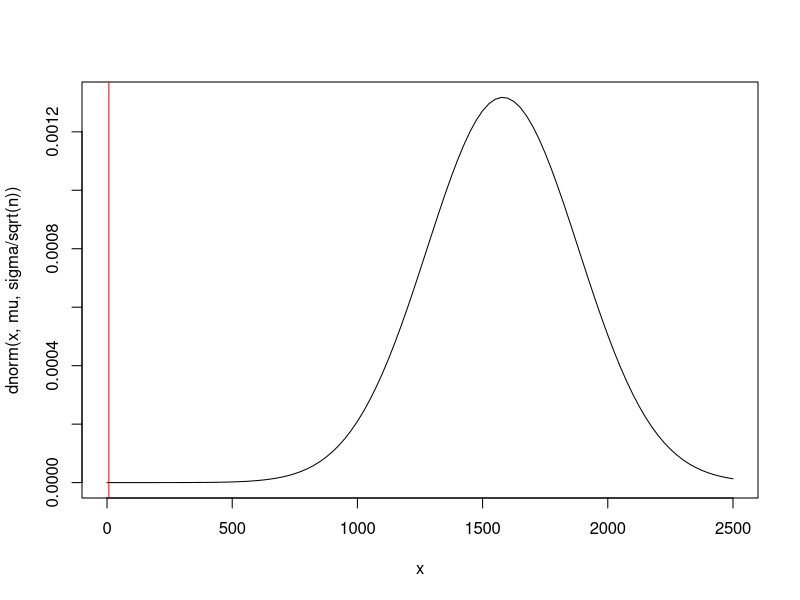
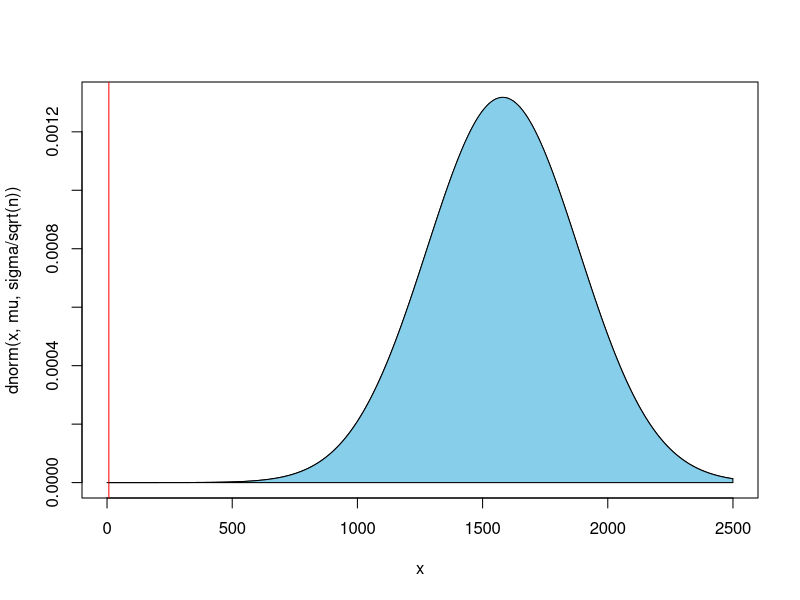
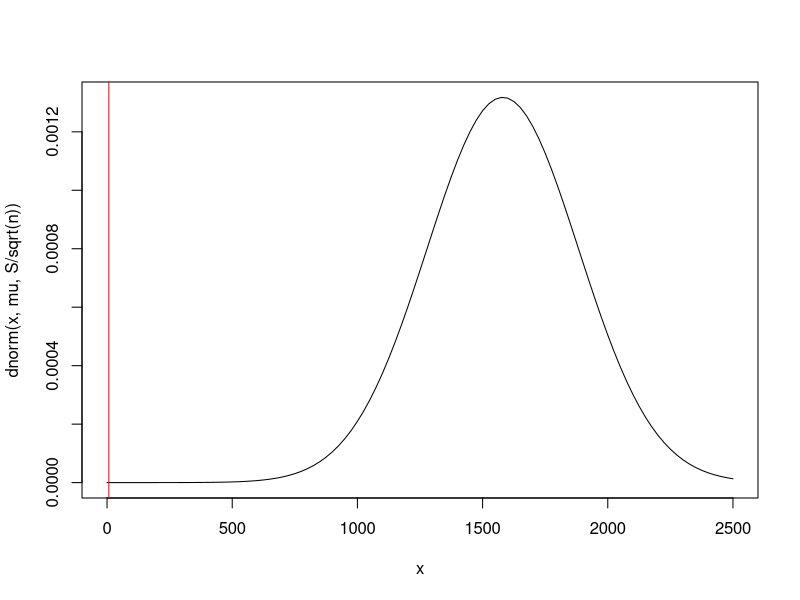
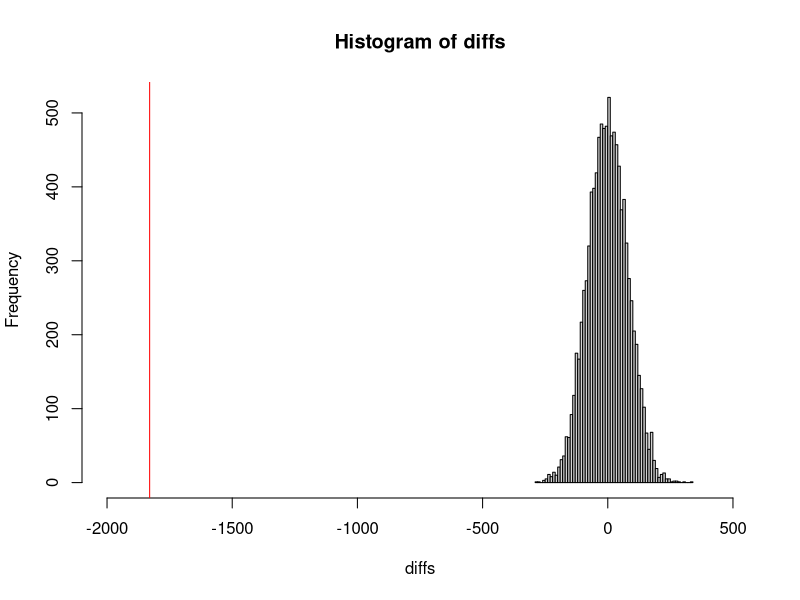
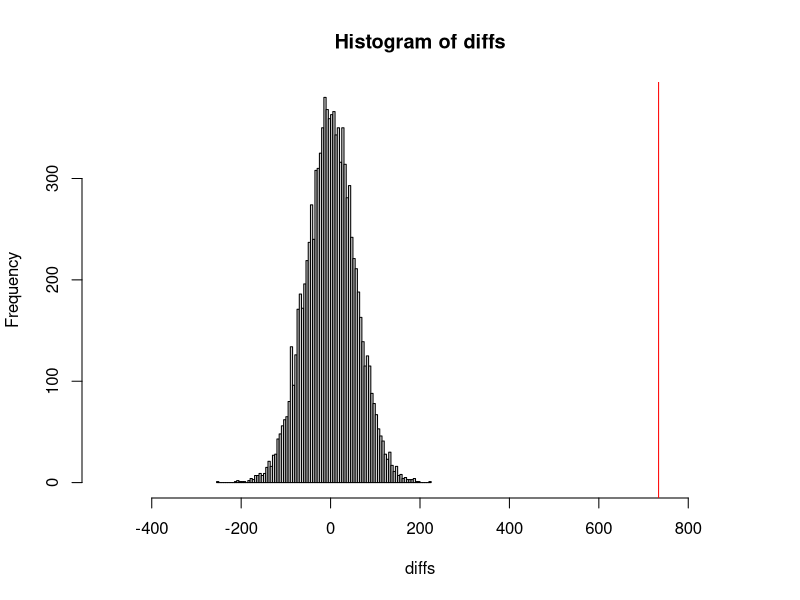
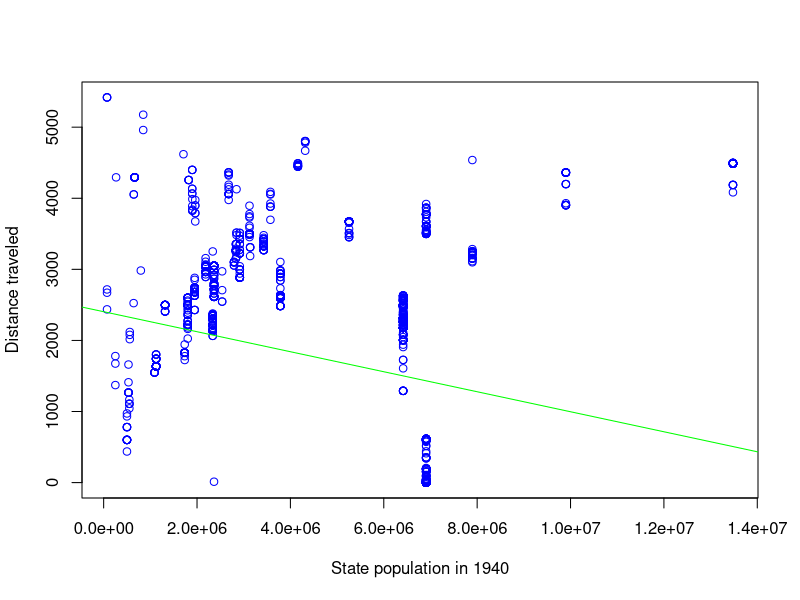
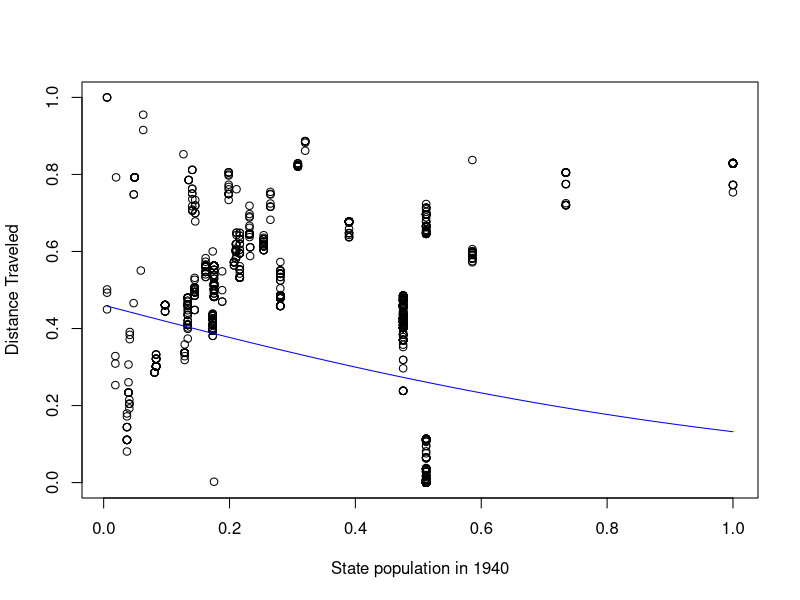
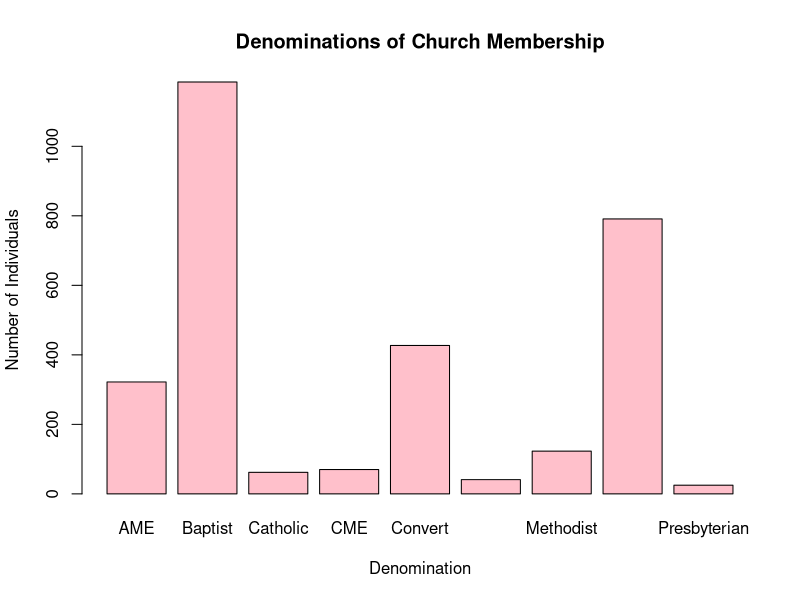

The R source for these figures, in order: (Note: this script raises an error after producing the figures.)
#Title: Math 23c Final Project
#Written by: Ben Dreier and Michael Cheng
#Date: May 14, 2019
#Sources: Scripts from Paul Bamberg, data from Cori Tucker-Price
#PLEASE DO NOT DISTRIBUTE THIS DATASET—MY PROCTOR PLANS TO PUBLISH THIS IN A BOOK AND DOES NOT WANT THIS DATA RELEASED PUBLICLY
#Have a great summer! =)

#Master outline/grading checklist

#DOES THE DATASET MEET THE REQUIRED DATASET STANDARDS??
#1- dataframe: yes, we have a .csv file with columns and rows
#2- yes, name, street name, city, former church, and hometown are all categorical columns, and several logical columns are made throughout this data analysis
#3- yes, we used a python script to add two numerical columns: 1st, distance of hometown from LA; 2nd, population of home state in 1940
#4-yes, there are over 3000 rows representing over 3000 church members

#DOES THE DATASET MEET THE REQUIRED GRAPHICAL DISPLAY STANDARDS?
#1- yes, see section 5 for bar plot
#2- yes, see section 2 for histograms (also in other places)
#3- 
#4- yes, see contingency table in section 1

#DOES THE DATASET MEET THE REQUIRED ANALYSIS STANDARDS?
#1- yes, see permutation test in sections 2, 3
#2- yes, p-values are used throughout this project, including in sections 2 and 3
#3- yes, see contingency table in section 1
#4- yes, see section 2 for a comparison

#WHAT BONUS POINTS HAVE WE ACHIEVED?
#2- Yes, our dataset has over 3000 individuals, a very large dataset. If you look in Section 2, we actually take samples from the population there.
#3- See one-page document on ethical issues related to collection of data in attached files.
#8- See Section 1 for convincing demonstration of a relationship that might not have been statistically significant but turns out to be so, also in Section 2
#9- See Section 4 or 5; state population may have been statistically significant but in fact does not seem to correlate with anything
#12- See Section 2 for a permutation test that works better than classical methods
#14- See Section 4 for a use of linear regression
#15- See Section 4 for calculation and display of a logistic regression curve
#16- See Section 4 for an appropriate use of correlation
#20- See Section 2 for calculation of a confidence interval
#22- Ben and Michael are two people; the team has exactly two members! =)

#Note that this is organized by section. 
#Also, section 5 has some of the most interesting analysis because it compares statistics by church denomination. highly suggest you go there! :)

#SECTION 0: LOADING THE DATA FILE AND BASIC ANALYSIS
#install.packages("ggplot2") Make sure to install ggplot2 once
library("ggplot2")

#First, let's load the data file. Let M be the data file.
M <- read.csv("MembershipEdited.csv"); head(M) #notice that the original file was edited to add two numeric columns using a Python script since the original file did not have any numeric columns and was simply a list of members
#BONUS POINT 2: notice that our dataset has over 3,000 individuals. This is definitely a data set so large it can be used as a population from which samples are taken, see section 2 for actual samples from the population
#Ben wrote a python script, distancegetter.py, that gets the distance of each hometown from LA (aka how far an individual moved to LA) and their home state's population

#Note: since certain individuals' Hometowns did not have data associated with them, those individuals have been deleted for the sake of this analysis. 
#Less than 0.3% of individuals were deleted; I deleted Ritta Penden, Susan Fleming, John Hunt, George H. Jones, Wilfred Wein, Coxdelia Marshall, and Melvin Johnson since their hometowns either did not exist or had no data according to the API
#Since these individuals represent less than 0.3% of the total number of individuals, which is over 3000, this should not meaningfully impact our data

#SECTION 1: Hometown analysis WITH A CONTINGENCY TABLE
#MEETS REQUIRED ANALYSIS 3 AND BONUS POINT 8.
#Is having a hometown that isn't Los Angeles correlated with being a Convert from another/no religion?
#My hypothesis: In theory, it could make sense because people who moved from further away towns might have joined the church in search of community, then converted religions
#While people originally from LA already had a community from growing up there; or another factor could dominate

#First, let's find out the number of people from LA and the number of converts
HomeLA <- which(M$Hometown == "Los Angeles, CA"); HomeLA #People with hometowns LA
length(HomeLA) #Los Angeles, CA has 1,232
HomeNotLA <- which(M$Hometown != "Los Angeles, CA"); HomeNotLA #All people who were not from LA 
length(HomeNotLA) #Not LA has 1,814
ConvertsA <-which(M$Former.Church == "Convert"); ConvertsA #All the converts
length(ConvertsA) #427 converts
NotConverts <-which(M$Former.Church != "Convert"); NotConverts #All the non-converts
length(NotConverts) #2,619 non-converts

#Second, let's make some logical columns
LA <- M$Hometown == "Los Angeles, CA"
Converts <- M$Former.Church == "Convert"
HomeR <- data.frame(LA, Converts) #make a dataframe with just the logical columns

#Now let's build a contingency table #NOTICE THATTHIS MEETS REQUIRED GRAPHICAL DISPLAY CRITERIA 4
tbl <- table(HomeR$LA,HomeR$Converts); tbl
#Looking at the table, there are 1811 who are not originally from LA and aren't converts; 3 who are not originally from LA and are converts; 808 originally from LA who are not converts, and 424 originally from LA who are converts

#Now let's compare this with what the table would look like if Hometown and Convert status were independent
tbl #our actual table
Expected <- outer(rowSums(tbl), colSums(tbl))/sum(tbl); Expected #evidently, the tables are pretty different!!
#In particular, the value for not originally from LA and is converts is much lower in the actual table compared to the expected table

#These tables look quite different. Is the difference significant? Let's use the chi-squared test and see.
chisq.test(HomeR$LA,HomeR$Converts)
#The p-value is incredibly tiny, at below 2.2 * 10^-16, and the odds this arose by chance is less than 1 in a quadrillion; since the p-value is far less than 0.05 we reject the null hypothesis
#Therefore, having a Hometown of LA is very correlated with being a Convert to Christianity, which completely goes against the theory I laid out earlier
#It appears that having a hometown that isn't LA is very correlated against being a Convert to Christianity
#In other words, almost everyone who joined the People's Independent Church of Christ who was not originally from LA was already a Christian; but according to the table roughly 1/3 of people with hometown LA were Converts to Christianity—a very, very interesting finding!! 
#Not quite sure why this is, but perhaps the Church was very appealing to people who were already Christians moving in from out of state
#It makes sense that most migrants traveling west would be churched folk because that kind of migration was based on social networks and their faith sustained them during the journey. that's one hypothesis
#Quote from Proctor on significance of this: It tells me that the church was able to pull in people from LA with no religious affiliation at a time (WWII) when people were looking for resources and help.  The church was taken over by the second pastor (Clayton Russell) at this point.  He was the first black preaching radio broadcaster on the West Coast and lived a celebrity lifestyle.  So I know that the church was a big draw for migrants and local Angelenos.   But the fact that non churched people in LA were joining at such a high rate proves larger claims about the church’s significance.

#Earning Bonus Point 8
#This relationship between having a hometown of Los Angeles and being a Convert to Christianity was not apparent at all—my hypothesis at the beginning was totally wrong. But evidently, this relationship is very strong considering 424 of the 427 converts were from LA despite the fact that 1,814 of the 3,046 church members had a non-LA hometown.
#Therefore, this is a convincing relationship that might not have looked statistically significant but turns out to be so.

#END REQUIRED ANALYSIS 3 AND BONUS POINT 8
#END SECTION 1

#SECTION 2: Comparing distances for converts and non-converts with CLT, permutation tests
#BONUS POINTS 2, 12, 20, 8 (done again)
#REQUIRED ANALYSIS 1,3
#After conducting a contingency table analysis of the differences between converts and non-converts, let's figure out whether this difference is reality using standard deviations and confidence intervals
#Let's look at the mean distance migrated for the total population and compare the mean distance migrated for the Converts, and see if this is a statistically significant difference
km <- M$Distance/1000; km #convert our distances from meters to km

mu <- mean(km); mu #mean distance migrated from hometown for full population is 1580.57 km. Remember that someone whose hometown was LA who still lives in LA counts as zero!
sigma <- sd(km); sigma #standard deviation 1513.49 km
migD <- sum(km * (M$Former.Church == "Convert"))/sum((M$Former.Church == "Convert")); migD #mean distance migrated for Converts is 7.26 km
#How likely is it that the discrepancy between mean distance migrated for Converts and the full population arose by chance?

#Approach #1 
#The CLT says that if we draw a sample of size n from the total population,
#the mean will be 1580.57 km, the SD will be sigma/sqrt(n), the distribution normal
n = 25 #draw samples of size 25
curve(dnorm(x, mu, sigma/sqrt(n)), from = 0, to = 2500)
abline(v = migD, col = "red")     #our mean distance for converts looks good, it's on the far left tail
pnorm(migD, mu, sigma/sqrt(n), lower.tail = FALSE) #and notice that an average distance greater than ours should arise roughly 100% of the time
#BONUS POINT 2: notice how we drew samples from the total population here! This was possible because of how large our dataset is, with over 3000 entries

#Here is a way to shade some of the area
xpoints <- c(migD,seq(migD,2500,1),2500) #define polygon to shade
ypoints <- c(0,dnorm(seq(migD,2500,1), mu, sigma/sqrt(n)),0) 
curve(dnorm(x, mu, sigma/sqrt(n)), from = 0, to = 2500)
abline(v = migD, col = "red")
polygon(xpoints,ypoints,col="skyblue") #notice that virtually the entire graph is sky blue, this visually demonstrates how virtually every other outcome would be more likely than the one we got if the distance traveled for Converts was random

#Approach 2
#Equivalent approach - create a statistic whose distribution is N(0,1)
#In the days of printed statistical tables, this was a good idea.
Z = (migD-mu)/(sigma/sqrt(n)); Z 

#Calculate the probability of a sample mean as extreme as what we observed
PValue <- pnorm(Z, lower.tail = FALSE); PValue   #same result, the probability of a sample mean greater than our sample mean is 1

#Alternatively, we can assume that we do not know the LA-side wigma
#If we use our sample standard deviation S, we create a t statistic.
#Studentize the data, using S instead of the national sigma.
S <- sd(km); S
t = (migD-mu)/(S/sqrt(n)); t 
PValue <- pt(t, df = n-1, lower.tail = FALSE); PValue
#the p-value is pretty much the same at p = 1; it's virtually certain that if you generated random sample means you'd get a higher mean than our actual mean for Converts
curve(dnorm(x, mu, S/sqrt(n)), from = 0, to = 2500)
abline(v = migD, col = "red")     #our mean score looks really good

#For n this large, the t distribution is essentially standard normal
t = (migD-mu)/(sigma/sqrt(n)); t 
PValue <- pt(t, df = n-1, lower.tail = FALSE); PValue #about the same P-value as earlier result

#BONUS POINT 20: I calculated a confidence interval here!

#notice that the lower end of the confidence interval is 955.83
L <- mean(km) + qt(0.025, n-1) * sd(km)/sqrt(n); L
#and the higher end of the confidence interval is 2205.31
H <- mean(km) - qt(0.025, n-1) * sd(km)/sqrt(n); H

#So if the distance migrated from one's hometown followed a normal distribution, then the 95% confidence interval for the distance migrated would be [955.83,2205.31]
#But because actual distance migrated from one's hometown for Converts to Christianity is just 7.26, FAR outside the actual confidence interval, we know that this probably did not arise by chance
#In other words, I have shown more quantiatively than Section 1 that Converts are likely to have migrated a much lower distance, and that this difference is statistically significant.

#BONUS POINT 8: Again, this shows the same relationship as in Section 1 and how it did not arise randomly. The statistical difference the mean distance traveled for Converts and the mean distance traveled for all people at this Church is clear

#finally, let's try a permutation test
#Now let's do a permutation test
isConvert <- M$Former.Church == "Convert"; isConvert
N <- 10000
diffs <- numeric(N)
for(i in 1:N){
  Samp <- sample(isConvert); Samp #permuted isBaptist column
  disConverts <- sum((km) * (Samp == TRUE))/sum(Samp == TRUE); disConverts
  dOthers <- sum((km) * (Samp == FALSE))/sum(Samp == FALSE); dOthers
  diffs[i] = disConverts - dOthers #as likely to be negative or positive
}
mean(diffs) #should be close to zero, this is indeed near zero
hist(diffs, breaks = "FD", xlim = c(-2000,500)) #now display the observed difference on the histogram

other <- sum(km * (M$Former.Church != "Convert"))/sum((M$Former.Church != "Convert")); other
observed <- migD - other ; observed #observed difference between mean for Converts and non-Convert; this is -1829 km
abline(v = observed, col = "red") #notice that the observed difference is very far off from the random simulations
#what is the probability that a difference this large could have arisen with a random subset?
pvalue <- (sum(diffs >= observed)+1)/(N+1); pvalue #notice that the p-value is about 1, so the probability of randomly exceeding the actual value is 100%; so it is extremely unlikely that this difference arose by chance
#evidently, the difference between Converts and non-Converts probably did not arise randomly, as there is a 100% chance that a random simulation would have a difference of lesser magnitude than the actual difference seen
#compared to the confidence interval analysis above, we actually have a concrete probability that this happened by chance and know more than just the fact that the actual result is outside the confidence interval 

#BONUS POINT 12: This is an example of a permutation test working much better than classical methods. Using this permutation test, we have shown that the difference probably did not arise out of random chance and is statistically significant. But with classical methods like CLT/standard deviation, it is harder to know whether the difference happened randomly/not randomly. Therefore, this permutation test works better than classical methods in demonstrating the statistical significance of Baptists and distance traveled.
#REQUIRED ANALYSIS 3: This is a clear comparison of a CLT analysis with a simulation, permutation test
#END SECTION 2

#SECTION 3: Permutation test with Baptists
#Looking at the dataset, we have a lot of Baptists! Now I want to figure out whether being a Baptist is correlated at all with Distance Traveled using a Permutation test

#the following code creates a column that is True if an individual was Baptist before joining the People's Independent Church of Christ, false otherwise (defined as their church having the word Baptist in it)
Churches <- (M$Former.Church); Churches #column of all individuals churches
Denoms <- c("Baptist", "Methodist", "AME", "Episcopal", "CME", "Presbyterian", "Catholic") # Enumerate some words pointing to church denomination
# Function to get which churches contain which denomination strings
whichContain <- function(ch, dn){
  denoms <- rep("", length(ch))
  i <- 1
  for(c in ch){
    for(d in dn){
      #Check if the church has the denomination
      if( is.na(grepl(d, c)) ){break}
      if( grepl(d, c) ){
        denoms[i] = paste(denoms[i], d);
      }
    }
    i <- i + 1
  }
  return(denoms)
}
WhichDenoms <- whichContain(Churches, Denoms)
isBaptist <- WhichDenoms == " Baptist"; isBaptist #true if an individual is Baptist

sum(isBaptist) #so we have 1,185 baptists; out of 3,046 individuals this is a lot

km <- M$Distance / 1000 #divide distance by 1000 to get distance in km
mean(km) #mean distance for all Individuals is 1580.57 km
median(km) #median distance for all Individuals is 2137 km

#Calculate the observed Distance Traveled for Baptists and non-Baptists
dBaptists <- sum((km) * (isBaptist == TRUE))/sum(isBaptist == TRUE); dBaptists #average distance for Baptists is 2028.802 km
dOthers <- sum((km) * (isBaptist == FALSE))/sum(isBaptist == FALSE); dOthers #average distance for non-Baptists is 1295.159 km
observed <- dBaptists - dOthers; observed #on average, Baptists traveled 733.64 km farther than non-Baptists
 
#Now let's do a permutation test
N <- 10000
diffs <- numeric(N)
for(i in 1:N){
  Samp <- sample(isBaptist); Samp #permuted isBaptist column
  dBaptists <- sum((km) * (Samp == TRUE))/sum(Samp == TRUE); dBaptists
  dOthers <- sum((km) * (Samp == FALSE))/sum(Samp == FALSE)
  diffs[i] = dBaptists - dOthers #as likely to be negative or positive
}
mean(diffs) #should be close to zero, this is indeed near zero
hist(diffs, breaks = "FD", xlim = c(-500,900)) #now display the observed difference on the histogram
abline(v = observed, col = "red") #notice that the observed difference is very far off from the random simulations
#what is the probability that a difference this large could have arisen with a random subset?
pvalue <- (sum(diffs >= observed)+1)/(N+1); pvalue #notice that the p-value is about 0.0001, which is far less than 0.05 (our typical threshold for signifiance). Therefore, the difference between Distance traveled for Baptists and non-Baptists is statistically significant. It is incredibly unlikely that it arose by chance.
#for whatever reason, Baptists at the People's Independent Church migrated from further distances than non-Baptists, on aveage 733.64 km further. This difference did not occur by random chance.

#END SECTION 3

#SECTION 4: Is there a relationship between distance traveled and state population?
#BONUS POINTS: 9, 14, 15, 16

#Let's try to analyze our only two numeric columns, distance traveled and state population
#Is there some kind of relationship between traveling from a farther away state and coming from a larger or smaller state?
km <- M$Distance/1000; km #convert our distances from meters to km
plot(km ~ M$State.Population, col = "blue", xlab = "State population in 1940", ylab = "Distance traveled") #here is a scatter plot comparing distance migrated with state population
mod <- lm(km ~ M$State.Population); mod #we found the regression line; apparently Distance Traveled to LA = -1.407*10^4 * (State population) + 2.404*10^3

#BONUS POINT 14! used linear regression
abline(mod, col = "green") #now let's add the regression line 
#according to this regression line, the larger a migrant's state population, the less distance they traveled to LA
#So migrants from smaller states were far more likely to travel longer distances to LA; perhaps reflecting lower populations in the Northeast/Midwest in 1940?
#However, this relationship might not be statistically significant.
summary(mod) #Multiple R squared is 0.05, adjusted R squared is 0.05
#Evidently, our R squared value is about 0.05, indicating a very inaccurate regression line. Our regression line only explains about 5% of the variability of the response data around its mean, indicating a very weak correlation. distance traveled and state population in 1940 don't seem to be correlated well with each other, but let's use correlation to verify!

#BONUS POINT 16! used correlation here.
#Now let's look at the correlation
res <- cor(km, M$State.Population); res
round(res,2) #our correlation is -0.22. Since our correlation is negative, an increase in state population predicts a decrease the distance traveled. However, again this is a very weak correlation. There may not be a real relationship between the variables 

#BONUS POINT 15! logistic regression
#let's try to use a logistic regression to model Distance Traveled as a function of State Population. Note that we need to normalize these variables between 0 and 1, so I divided each variable by its maximimum value in the dataset
pop <- M$State.Population/max(M$State.Population)
k <- km/max(km)
plot(pop, k, xlab = "State population in 1940", ylab = "Distance Traveled") #here's another plot 

#Start with minus the log of the likelihood function from Paul's code
MLL<- function(alpha, beta) {
  -sum( log( exp(alpha+beta*pop)/(1+exp(alpha+beta*pop)) )*k
        + log(1/(1+exp(alpha+beta*pop)))*(1-k) )
}

#R has a function that will maximize this function of alpha and beta
#install.packages("stats4")   #needs to be run at most once
library(stats4)
results<-mle(MLL, start = list(alpha = 0, beta = 0)) #an initial guess is required
results@coef #alpha = -0.158, beta = -1.725 are the parameters for our logistic regression curve
curve( exp(results@coef[1]+results@coef[2]*x)/ (1+exp(results@coef[1]+results@coef[2]*x)),col = "blue", add=TRUE) #the blue line is the logistic regression curve
#The logistic regression curve does not look terrible, but considering how low our correlation was earlier it is unlikely that there is a substantial correlation between distance traveled and state population in 1940

#BONUS POINT 9! Evidently, there could have been a relationship between state population and distance traveled, but our analysis indicates that there is likely no significant relationship after all. Therefore, this relationship turns out to be statistically insignificant.

#END SECTION 4

#SECTION 5: Distances traveled and population of state by church denomination
#another example of bonus point 9
#Continuing from Section 3, let's analyze the average distances traveled for all major church denominations

#the following code creates a column that is True if an individual was a certain denomination before joining the People's Independent Church of Christ, false otherwise (defined as their church having a certain word in it)
Churches <- (M$Former.Church); Churches #column of all individuals churches
Denoms <- c("Baptist", "Methodist", "AME", "Episcopal", "CME", "Presbyterian", "Catholic") # Enumerate some words pointing to church denomination
# Function to get which churches contain which denomination strings
whichContain <- function(ch, dn){
  denoms <- rep("", length(ch))
  i <- 1
  for(c in ch){
    for(d in dn){
      #Check if the church has the denomination
      if( is.na(grepl(d, c)) ){break}
      if( grepl(d, c) ){
        denoms[i] = paste(denoms[i], d);
      }
    }
    i <- i + 1
  }
  return(denoms)
}
WhichDenoms <- whichContain(Churches, Denoms)
isBaptist <- WhichDenoms == " Baptist"; isBaptist #true if an individual is Baptist
isMethodist <- WhichDenoms == " Methodist"; isMethodist
isAME <- WhichDenoms == " AME"; isAME
isEpiscopal <- WhichDenoms == " Episcopal"; isEpiscopal
isCME <- WhichDenoms == " CME"; isCME
isPresbyterian <- WhichDenoms == " Presbyterian"; isPresbyterian
isCatholic <- WhichDenoms == " Catholic"; isCatholic

numBap <- sum(isBaptist); numBap #so we have 1,185 baptists; out of 3,046 individuals this is a lot
numMeth <- sum(isMethodist); numMeth #123 Methodists
numAME <- sum(isAME); numAME #322 AMEs/ African Methodists
numEp <- sum(isEpiscopal); numEp #41 Episcopals
numCME <- sum(isCME); numCME #70 CMEs
numPres <-sum(isPresbyterian); numPres #25 Presbyterians
numCat <- sum(isCatholic); numCat #62 Catholics
numC <- sum(M$Former.Church == "Convert"); numC #427 Converts (same method as Section 1)
#So our algorithm accounts for 2,255 of the 3,046 individuals in our dataset. This is pretty good for just a word search!
other <- 3046 - sum(numBap, numMeth, numAME, numEp, numCME, numPres, numCat, numC); other #791 other denominations

#Let's make a vector of all the individuals' denominations and graph them
des <- c(rep("Baptist", numBap), rep("Methodist", numMeth), rep("AME", numAME), rep("Episcopal", numEp), rep("CME", numCME), rep("Presbyterian", numPres), rep("Catholic", numCat), rep("Convert", numC), rep("Other", other)); des
table(des) #look at our cute little table!
barplot(table(des), col = "pink", xlab = "Denomination", ylab = "Number of Individuals", main = "Denominations of Church Membership") #note: you may need to resize your window to get all of the labels to show
#THIS BARPLOT IS REQUIRED GRAPHICAL DISPLAY 1

Converts <- M$Former.Church == "Convert"

#Now let's look at average distance traveled by church denomination, remembering that 0 km = from LA
disB <- sum(isBaptist * km)/sum(isBaptist); disB #2028.80 km for Baptists
disM <- sum(isMethodist * km)/sum(isMethodist); disM #2581.766 km for Methodists
disA <- sum(isAME * km)/sum(isAME); disA #2087.33 km for AME
disE <- sum(isEpiscopal * km)/sum(isEpiscopal); disE #2234.66 km for Episcopal
disCM <- sum(isCME * km)/sum(isCME); disCM #1894.95 km for CME
disP <- sum(isPresbyterian * km)/sum(isPresbyterian); disP #2041.20 km for Presbyterians
disCA <- sum(isCatholic * km)/sum(isCatholic); disCA #802.37 km for Catholics
disC <- sum(Converts * km)/sum(Converts); disC #7.26 km for Converts
disO <- sum((!isBaptist & !isMethodist & !isAME & !isEpiscopal & !isCME & !isPresbyterian & !isCatholic & !Converts) * km)/ sum((!isBaptist & !isMethodist & !isAME & !isEpiscopal & !isCME & !isPresbyterian & !isCatholic & !Converts)); disO #1381.13 km for others

#Let's make a graph of the distances. For the purposes of making a barplot, I'm rounding the distances to the nearest whole number
dis <- c(rep("Baptist", disB), rep("Methodist", disM), rep("AME", disA), rep("Episcopal", disE), rep("CME", disCM), rep("Presbyterian", disP), rep("Catholic", disCA), rep("Convert", disC), rep("Other", disO)); dis
table(dis) #look at our cute little table!
barplot(table(dis), col = "orange", xlab = "Denomination", ylab = "Average Distance Traveled to LA (km)", main = "Average Distance Traveled to LA (km) by Denomination") #note: you may need to resize your window to get all of the labels to show
#We knew about Converts from Section 1, but notice how Catholics did not migrate very far either compared to the other denominations

#Finally, let's look at average home state population by denomination
pB <- sum(isBaptist * M$State.Population)/sum(isBaptist); pB #5476799 for Baptists
pM <- sum(isMethodist * M$State.Population)/sum(isMethodist); pM #5072736 for Methodists
pA <- sum(isAME * M$State.Population)/sum(isAME); pA #5060682 for AME
pE <- sum(isEpiscopal * M$State.Population)/sum(isEpiscopal); pE #6310050 for Episcopal
pCM <- sum(isCME * M$State.Population)/sum(isCME); pCM #5022214 for CME
pP <- sum(isPresbyterian * M$State.Population)/sum(isPresbyterian); pP #4982980 for Presbyterians
pCA <- sum(isCatholic * M$State.Population)/sum(isCatholic); pCA #68705221 for Catholics
pC <- sum(Converts * M$State.Population)/sum(Converts); pC #6906233 for Converts
pO <- sum((!isBaptist & !isMethodist & !isAME & !isEpiscopal & !isCME & !isPresbyterian & !isCatholic & !Converts) * M$State.Population)/ sum((!isBaptist & !isMethodist & !isAME & !isEpiscopal & !isCME & !isPresbyterian & !isCatholic & !Converts)); pO #6270838 for others

#Let's make a graph of the average home state populations
p <- c(rep("Baptist", pB), rep("Methodist", pM), rep("AME", pA), rep("Episcopal", pE), rep("CME", pCM), rep("Presbyterian", pP), rep("Catholic", pCA), rep("Convert", pC), rep("Other", pO)); p
table(p) #look at our cute little table!
barplot(table(p), col = "green", xlab = "Denomination", ylab = "Average Home State Population", main = "Average Home State Population by Denomination") #note: you may need to resize your window to get all of the labels to show
#It doesn't look like there are many clear differences by denomination
#BONUS POINT 9: here's another relationship that might have been statistically significant, but are not so

#END SECTION 5




# Ben's work

# Let's talk churches. It looks like there are 759 unique churches listed here:
Churches <- unique(M$Former.Church); Churches

# Enumerate some words pointing to church denomination
Denoms <- c("Baptist", "Methodist", "AME", "Episcopal", "CME", "Presbyterian", "Catholic")

# Function to get which churches contain which denomination strings
whichContain <- function(ch, dn){
  denoms <- rep("", length(ch))
  i <- 1
  for(c in ch){
    for(d in dn){
      #Check if the church has the denomination
      if( is.na(grepl(d, c)) ){break}
      if( grepl(d, c) ){
        denoms[i] = paste(denoms[i], d);
      }
    }
    i <- i + 1
  }
  return(denoms)
}

grepl(Denoms[3], Churches[4])

WhichDenoms <- whichContain(Churches, Denoms)

Churches[which(WhichDenoms == "")]

length(Churches)

denoms[3]
